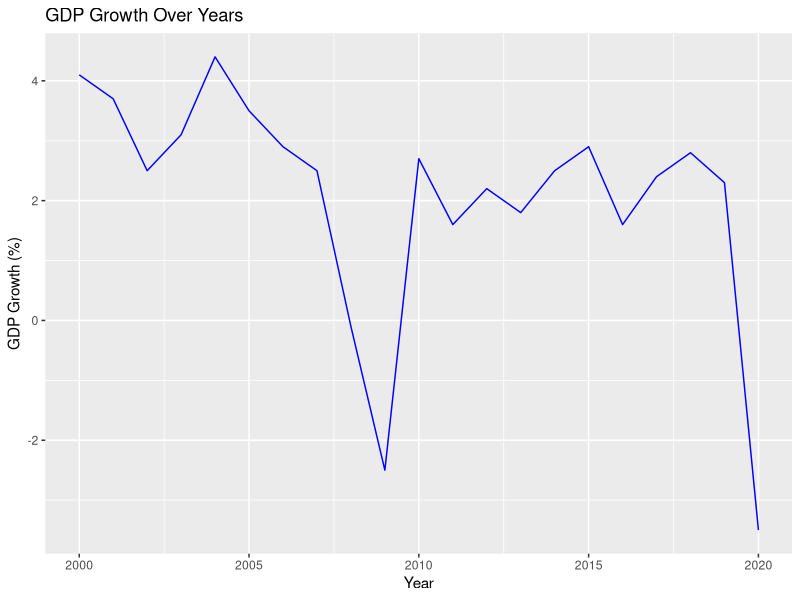
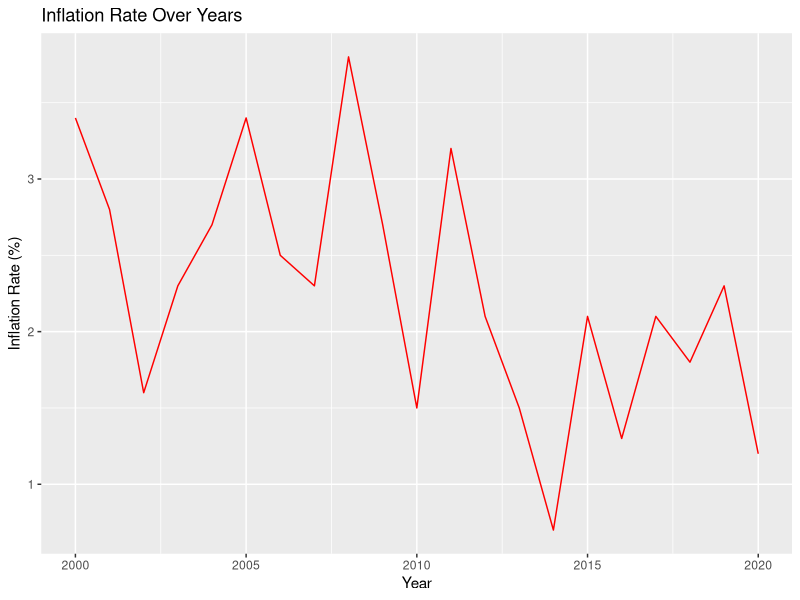

Recreate these plots in R, in order.
# Load necessary libraries
library(ggplot2)

# Sample economic data: GDP growth and inflation rates
data <- data.frame(
  Year = 2000:2020,
  GDP_Growth = c(4.1, 3.7, 2.5, 3.1, 4.4, 3.5, 2.9, 2.5, -0.1, -2.5, 2.7, 1.6, 2.2, 1.8, 2.5, 2.9, 1.6, 2.4, 2.8, 2.3, -3.5),
  Inflation_Rate = c(3.4, 2.8, 1.6, 2.3, 2.7, 3.4, 2.5, 2.3, 3.8, 2.7, 1.5, 3.2, 2.1, 1.5, 0.7, 2.1, 1.3, 2.1, 1.8, 2.3, 1.2)
)

# Summary statistics
summary(data)

# Visualizing GDP Growth over the years
ggplot(data, aes(x = Year, y = GDP_Growth)) +
  geom_line(color = "blue") +
  ggtitle("GDP Growth Over Years") +
  xlab("Year") +
  ylab("GDP Growth (%)")

# Visualizing Inflation Rate over the years
ggplot(data, aes(x = Year, y = Inflation_Rate)) +
  geom_line(color = "red") +
  ggtitle("Inflation Rate Over Years") +
  xlab("Year") +
  ylab("Inflation Rate (%)")
